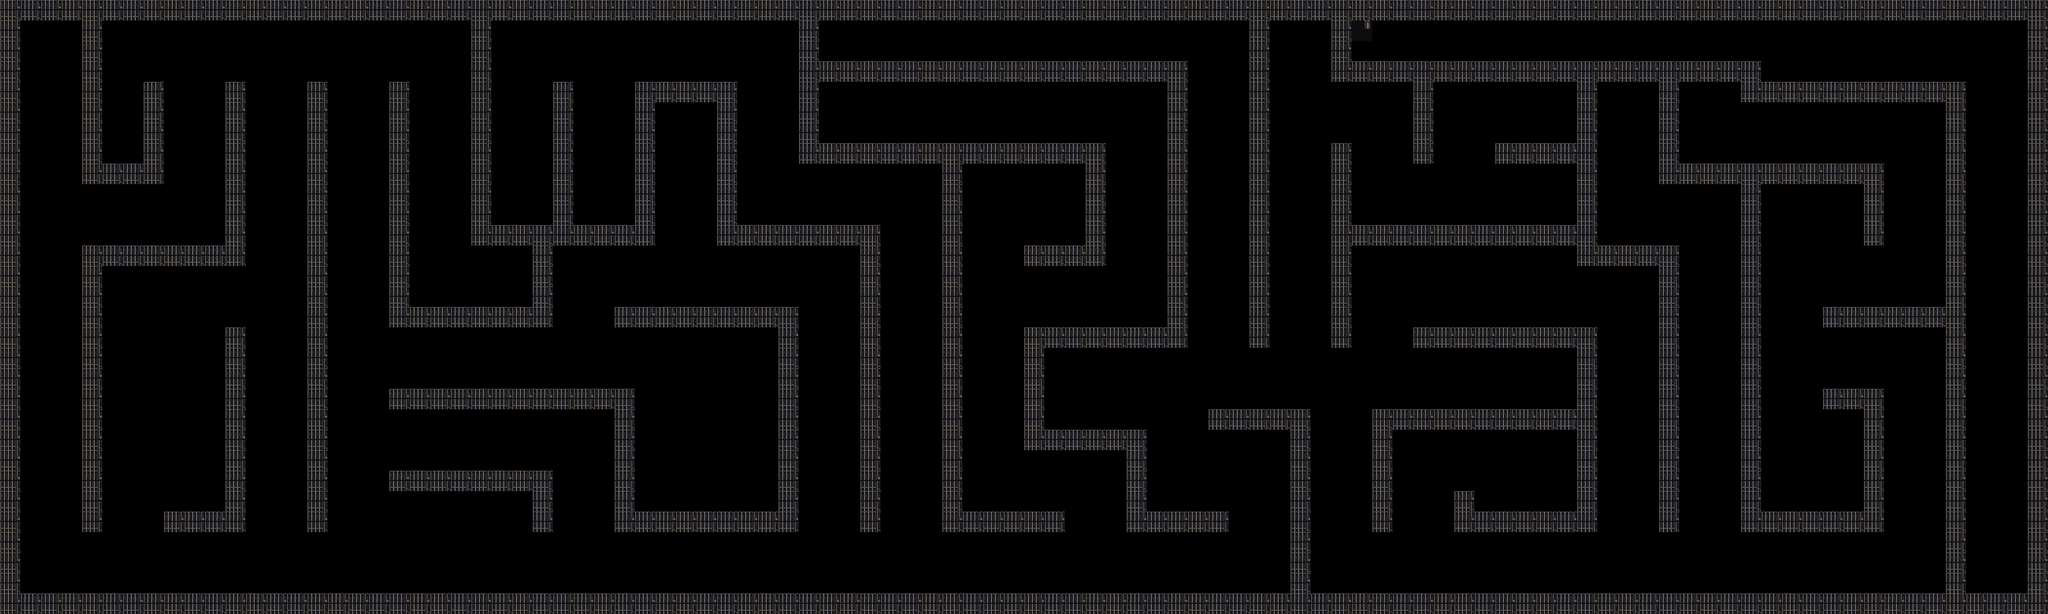

Tiled map render using the project's own tile images. Description and the map definition, with tile-layer contents summarised, below:
An orthogonal 100x30 tile map with 42x42 px tiles, 1 tile layer (Tile Layer 1).

<map version="1.0" orientation="orthogonal" width="100" height="30" tilewidth="42" tileheight="42">
 <tileset firstgid="1" name="space_tiles" tilewidth="42" tileheight="42">
  <image source="tiles/space_tiles.png" trans="000000" width="217" height="491" />
 </tileset>
 <layer name="Tile Layer 1" width="100" height="30">
  <data>[3000 cells, 822 non-empty, 2 distinct tile ids]</data>
 </layer>
</map>
